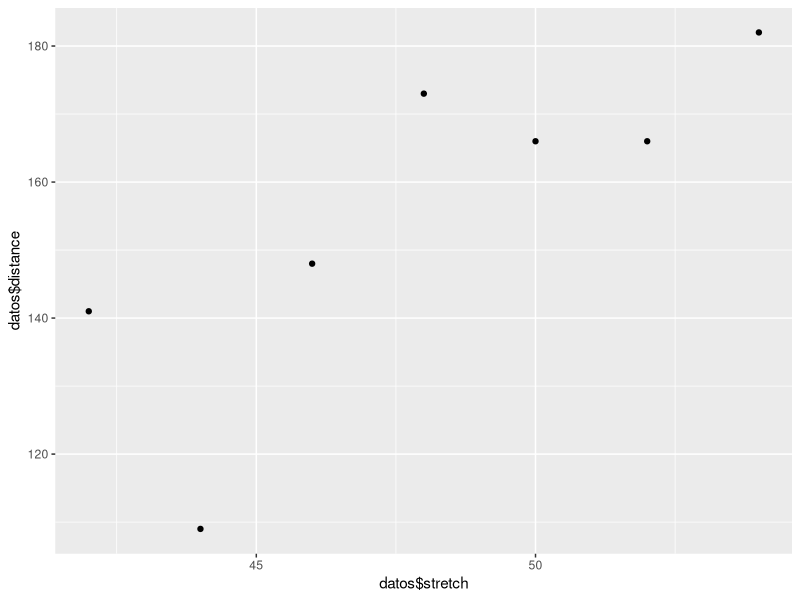
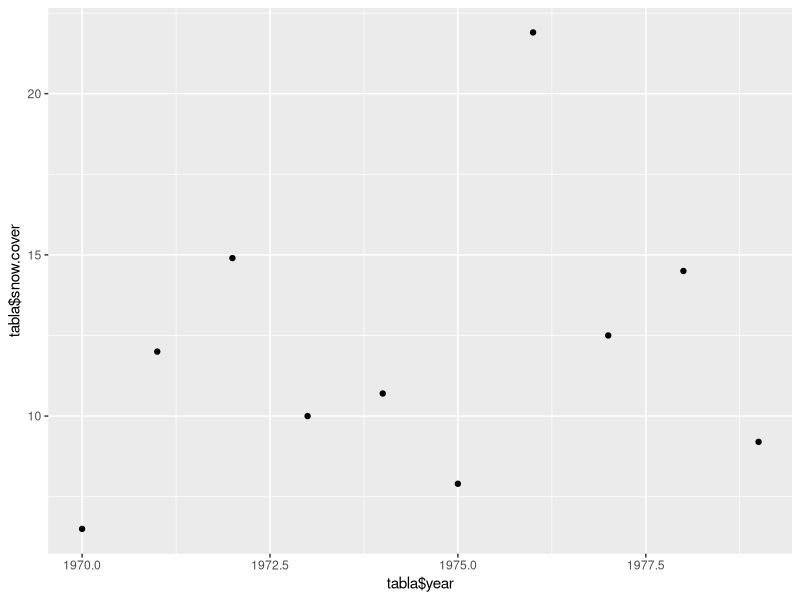

The R script that drew these images, in order:
## ---- chunk 1
knitr::opts_chunk$set(echo = TRUE)
## ---- chunk 2

library("ggplot2")
stretch = c(46,54,48,50,44,42,52)
distance = c(148,182,173,166,109,141,166)
datos = data.frame(stretch,distance)

p = ggplot(datos, aes(x=datos$stretch, y=datos$distance))
p = p + geom_point()
p
## ---- chunk 3
year = 1970:1979
snow.cover = c(6.5,12.0,14.9,10.0,10.7,7.9,21.9,12.5,14.5,9.2)
tabla = data.frame(year,snow.cover)
p = ggplot(tabla, aes(x=tabla$year, y=tabla$snow.cover))
p = p + geom_point()
p
